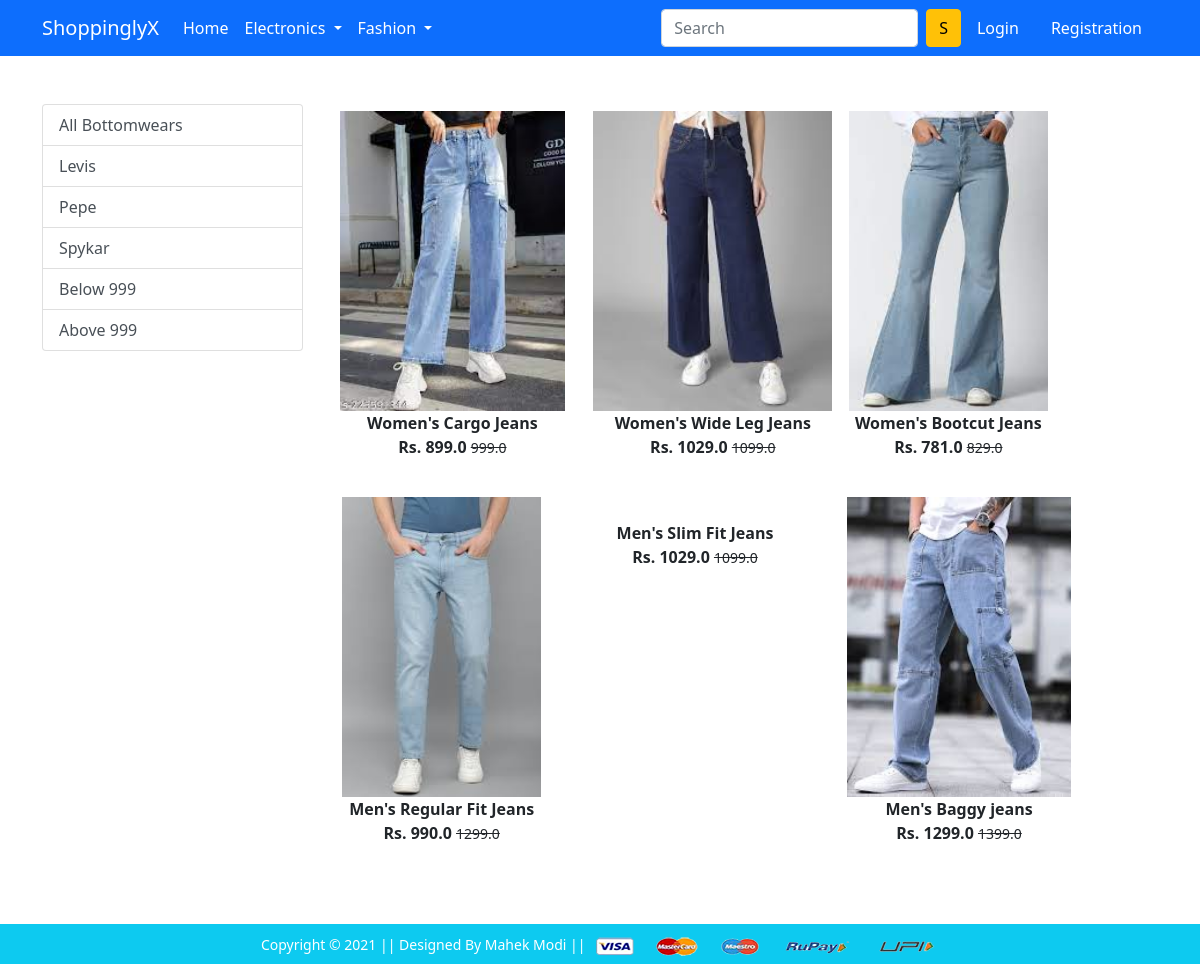
The app's page /bottomwear/ with its own data.
### app/models.py (models this page shows, shortened)
class Product(models.Model):
    title = models.CharField(max_length=80)
    selling_price = models.FloatField()
    discounted_price = models.FloatField()
    description = models.TextField()
    brand = models.CharField(max_length=80)
    category = models.CharField(choices=CATEGORY_CHOICES, max_length=2)
    product_image = models.ImageField(upload_to='productimg')

### app/views.py (the view)
# urls.py: path('bottomwear/', views.bottomwear, name='bottomwear'),
def bottomwear(request, data=None):
 if data == None:
  bottomwears = Product.objects.filter(category='BW')
 elif data == 'Levis' or data == 'Pepe' or data == 'Spykar':
  bottomwears = Product.objects.filter(category='BW').filter(brand=data)
 elif data == 'below':
  bottomwears = Product.objects.filter(category='BW').filter(discounted_price__lt=999)
 elif data == 'above':
  bottomwears = Product.objects.filter(category='BW').filter(discounted_price__gt=999)
 return render(request, 'app/bottomwear.html', {'bottomwears':bottomwears})

### app/templates/app/bottomwear.html (shortened to what this page needs)
{% extends 'app/base.html' %}
{% load static %}
{% block main-content %}
<div class="container my-5">
 <div class="row">
  <div class="col-sm-3">
    <div class="list-group">
        <a href="{% url 'bottomwear' %}" class="list-group-item list-group-item-action"
        aria-current="true"> All Bottomwears </a>
        <a href="{% url 'bottomweardata' 'Levis' %}" class="list-group-item list-group-item-action"
        aria-current="true"> Levis </a>
        <a href="{% url 'bottomweardata' 'Pepe' %}" class="list-group-item list-group-item-action"
        aria-current="true"> Pepe </a>
        <a href="{% url 'bottomweardata' 'Spykar' %}" class="list-group-item list-group-item-action"
        aria-current="true"> Spykar </a>
        <a href="{% url 'bottomweardata' 'below' %}" class="list-group-item list-group-item-action"
        aria-current="true"> Below 999 </a>
        <a href="{% url 'bottomweardata' 'above' %}" class="list-group-item list-group-item-action"
        aria-current="true"> Above 999 </a>
    </div>
  </div>
  <div class="col-sm-8">
    <div class="row">
        {% for product in bottomwears %}
            <div class="col-sm-4 text-center mb-4">
                <a href="{%url 'product-detail' product.id%}" class="btn">
                    <div class="item">
                        <img src="{{product.product_image.url}}" alt="" height="300" class="">
                        <div class="fw-bold">{{product.title}}</div>
                        <div class="fw-bold">Rs. {{product.discounted_price}}
                            <small class="fw-light text-decoration-line-through">{{product.selling_price}}
                            </small>
                        </div>
                    </div>
                </a>
            </div>
        {% endfor %}
    </div>
  </div>
 </div>
</div>
{% endblock main-content %}

### records on screen
Product: product_image (picture), title "Women's Cargo Jeans", discounted_price "899.0", selling_price "999.0"
Product: product_image (picture), title "Women's Wide Leg Jeans", discounted_price "1029.0", selling_price "1099.0"
Product: product_image (picture), title "Women's Bootcut Jeans", discounted_price "781.0", selling_price "829.0"
Product: product_image (picture), title "Men's Regular Fit Jeans", discounted_price "990.0", selling_price "1299.0"
Product: title "Men's Slim Fit Jeans", discounted_price "1029.0", selling_price "1099.0"
Product: product_image (picture), title "Men's Baggy jeans", discounted_price "1299.0", selling_price "1399.0"
